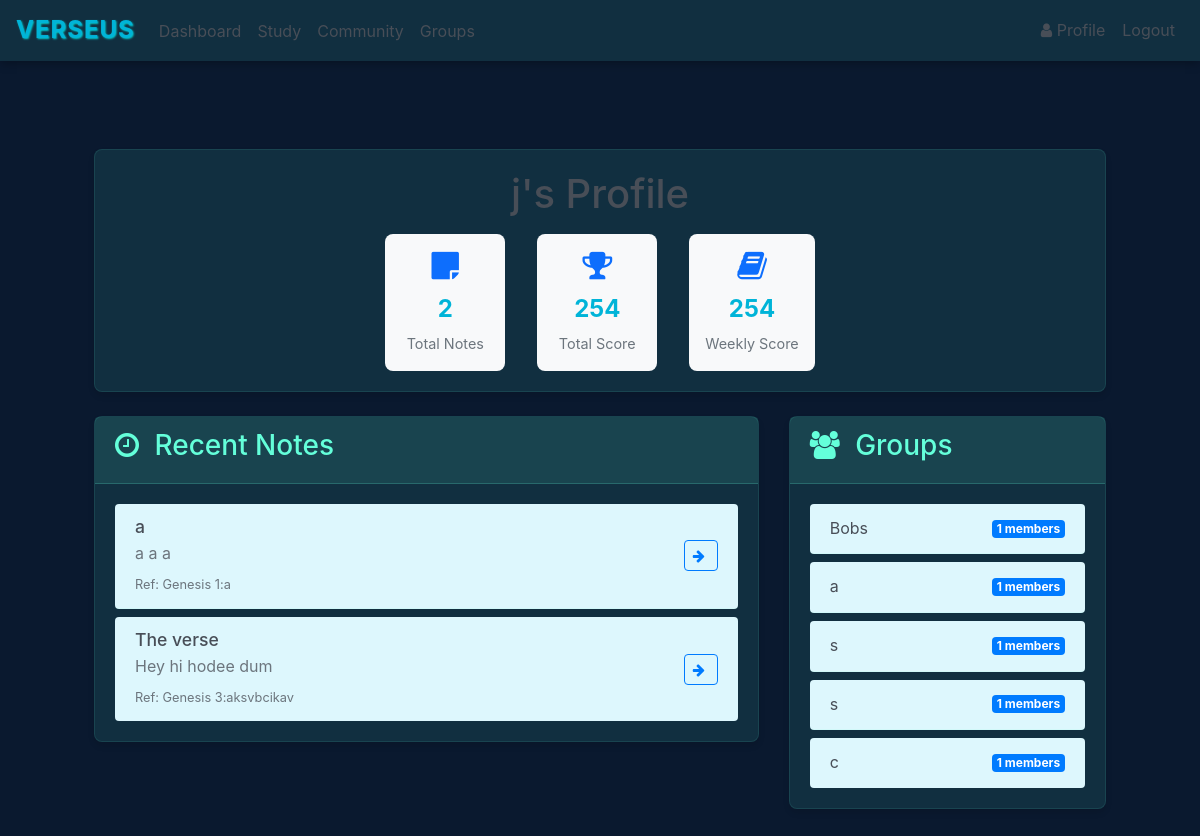
/profile/j (signed in), run on an earlier commit of the app's database.
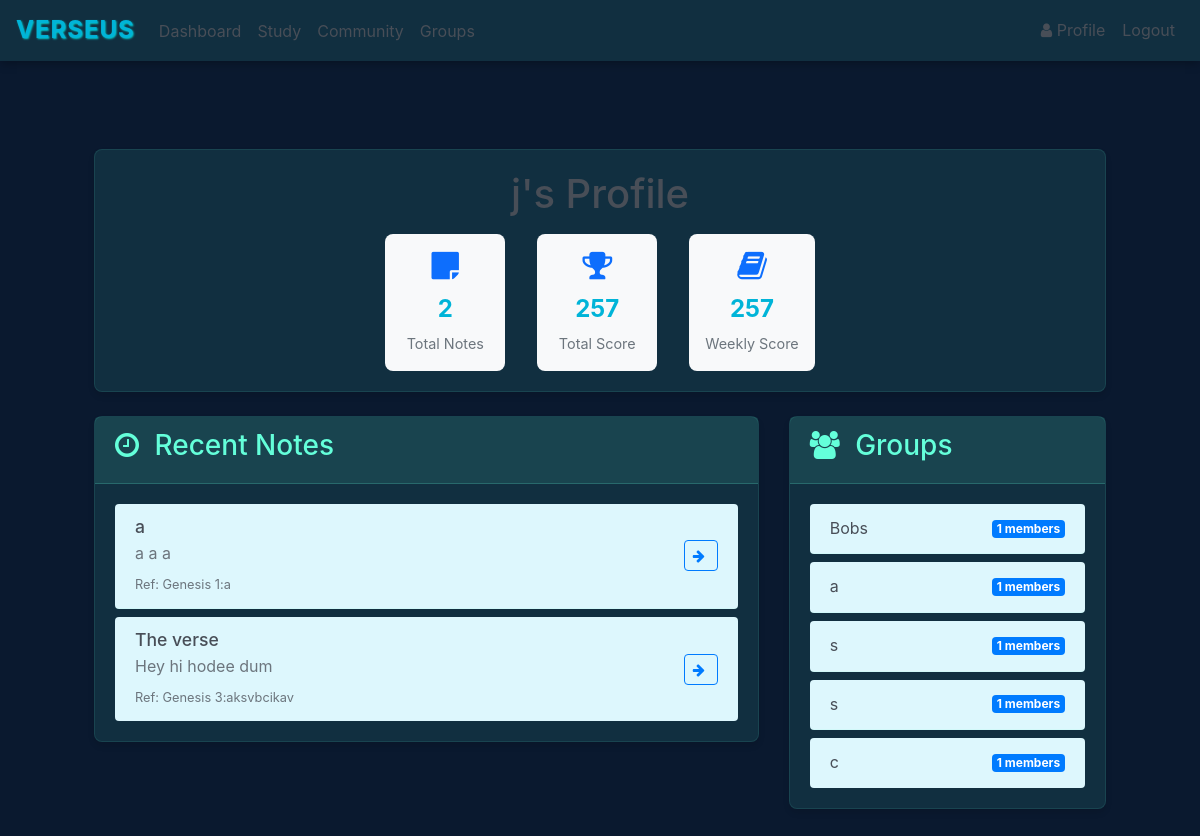
And on a later commit of the database.
### website/models.py (models this page shows)
class User(db.Model, UserMixin):
    id = db.Column(db.Integer, primary_key=True)
    email = db.Column(db.String(150), unique=True)
    first_name = db.Column(db.String(150))
    password = db.Column(db.String(150))
    score = db.Column(db.Integer)
    role = db.Column(Enum(UserRole), default=UserRole.USER)
    weekly_score = db.Column(db.Integer, default=0)
    notes = db.relationship('Note')
    groups = db.relationship('Group', secondary='user_groups_association', back_populates='members')
    lifetime_score = db.Column(db.Integer, default=0)

class Note(db.Model):
    id = db.Column(db.Integer, primary_key=True)
    title = db.Column(db.String(100), default="Untitled Verse")
    data = db.Column(db.String(500))
    date = db.Column(db.DateTime(timezone=True), default=func.now())
    user_id = db.Column(db.Integer, db.ForeignKey('user.id'))
    data_blanked = db.Column(db.String(500))
    ref = db.Column(JSON)
    word_blank_positions = db.Column(JSON)
    completions = db.Column(db.Integer, default=0)

class Group(db.Model):
    id = db.Column(db.Integer, primary_key=True)
    name = db.Column(db.String(150), nullable=False)
    join_passcode = db.Column(db.String(50), nullable=False)
    members = db.relationship('User', secondary='user_groups_association', back_populates='groups')

### website/views.py (the view)
@views.route('/profile/<username>')
@login_required
def view_profile(username):
    profile_user = User.query.filter_by(first_name=username).first_or_404()
    return render_template("profile.html", user=current_user, profile_user=profile_user)

### website/templates/profile.html (shortened to what this page needs)
{% extends "base.html" %}
{% block content %}
<div class="container mt-4">
    <div class="row">
        <div class="col-md-12 mb-4">
            <div class="card">
                <div class="card-body text-center">
                    <h1 class="mb-3">{{ profile_user.first_name }}'s Profile</h1>
                    <div class="profile-stats">
                        <div class="stat-item">
                            <i class="fa fa-sticky-note"></i>
                            <div class="stat-value">{{ profile_user.notes|length }}</div>
                            <div class="stat-label">Total Notes</div>
                        </div>
                        <div class="stat-item">
                            <i class="fa fa-trophy"></i>
                            <div class="stat-value">{{ profile_user.score }}</div>
                            <div class="stat-label">Total Score</div>
                        </div>
                        <div class="stat-item">
                            <i class="fa fa-book"></i>
                            <div class="stat-value">{{ profile_user.weekly_score }}</div>
                            <div class="stat-label">Weekly Score</div>
                        </div>
                    </div>
                </div>
            </div>
        </div>
        <div class="col-md-8">
            <div class="card">
                <div class="card-header">
                    <h3><i class="fa fa-clock-o"></i> Recent Notes</h3>
                </div>
                <div class="card-body">
                    {% if profile_user.notes %}
                    <div class="list-group list-group-flush">
                        {% for note in (profile_user.notes | sort(attribute='date', reverse=true))[:5] %}
                        <div class="list-group-item">
                            <div class="d-flex justify-content-between align-items-center">
                                <div class="note-content">
                                    <h4 class="verse-title">{{ note.title }}</h4>
                                    <div class="note-text">{{ note.data[:50] }}</div>
                                    <small class="text-muted">Ref: {{ note.ref }}</small>
                                </div>
                                <div class="note-actions">
                                    <a href="/verses/{{ note.id }}" class="btn btn-sm btn-outline-primary">
                                        <i class="fa fa-arrow-right"></i>
                                    </a>
                                </div>
                            </div>
                        </div>
                        {% endfor %}
                    </div>
                    {% else %}
                    <p class="text-muted">No notes yet.</p>
                    {% endif %}
                </div>
            </div>
        </div>
        <div class="col-md-4">
            <div class="card">
                <div class="card-header">
                    <h3><i class="fa fa-users"></i> Groups</h3>
                </div>
                <div class="card-body">
                    {% if profile_user.groups %}
                    <div class="list-group list-group-flush">
                        {% for group in profile_user.groups %}
                        <div class="list-group-item">
                            <div class="d-flex justify-content-between align-items-center">
                                <span>{{ group.name }}</span>
                                <span class="badge bg-primary">{{ group.members|length }} members</span>
                            </div>
                        </div>
                        {% endfor %}
                    </div>
                    {% else %}
                    <p class="text-muted">Not a member of any groups yet.</p>
                    {% endif %}
                </div>
            </div>
        </div>
    </div>
</div>
{% endblock %}

### website/templates/base.html (shortened to what this page needs)
<!DOCTYPE html>
<html>
<head>
    <link rel="stylesheet" href="https://stackpath.bootstrapcdn.com/bootstrap/4.4.1/css/bootstrap.min.css"
 />
    <link rel="stylesheet" href="https://stackpath.bootstrapcdn.com/font-awesome/4.7.0/css/font-awesome.min.css"
 />
    <link rel="stylesheet" href="{{ url_for('static', filename='styles.css') }}" />
</head>
<body>
    <nav class="navbar navbar-expand-lg" style="align-items: center;">
        <a href=" /" class="text-logo">Verseus</a>
        <div class="collapse navbar-collapse d-flex" id="navbar">
            <div class="navbar-nav d-flex w-100" style="align-items: center;">
                <div class="d-flex mr-auto" style="padding-top: 0.2rem;">
                    {% if user.is_authenticated %}
                    <a class="nav-item nav-link" id="home" href="/home">Dashboard</a>
                    <a class="nav-item nav-link" id="verseus" href="/verses">Study</a>
                    <a class="nav-item nav-link" id="community" href="/community">Community</a>
                    <a class="nav-item nav-link" id="groups" href="/groups">Groups</a>
                    {% else %}
                    <a class="nav-item nav-link" id="login" href="/login">Login</a>
                    <a class="nav-item nav-link" id="signUp" href="/sign-up">Sign Up</a>
                    {% endif %}
                </div>
                {% if user.is_authenticated %}
                <a class="nav-item nav-link" id="profile" href="/profile/{{ user.first_name }}">
                    <i class="fa fa-user"></i> Profile
                </a>
                <button class="btn btn-link nav-item nav-link" id="logout"
                    onclick="window.location.href='/logout'">Logout</button>
                {% endif %}
            </div>
        </div>
    </nav>
    <div class="container">{% block content %} {% endblock %}</div>
</body>
</html>

### website/static/styles.css (style rules this page uses)
:root { --primary-dark: #0a192f; --secondary-dark: #112f40; --accent-green: #64ffda; --accent-blue: #00b4d8; --text-primary: #484e57; --text-light: #ffffff; --text-secondary: #8892b0; --danger: #ff6b6b; --success: #4caf50; --cream: #ddf7fd; }
body { background-color: var(--primary-dark); color: var(--text-primary); font-family: 'Inter', -apple-system, BlinkMacSystemFont, 'Segoe UI', Roboto, Oxygen, Ubuntu, Cantarell, sans-serif; line-height: 1.6; margin: 0; padding: 0; min-height: 100vh; }
.navbar { background-color: var(--secondary-dark) !important; box-shadow: 0 2px 10px rgba(0, 0, 0, 0.3); }
.text-logo { color: var(--accent-blue); padding-right: 1rem; font-size: 24px; font-weight: bold; letter-spacing: 1px; text-transform: uppercase; text-shadow: 1px 1px 2px rgba(0, 227, 231, 0.866); }
.navbar-brand, .nav-link { color: var(--text-primary) !important; transition: color 0.3s ease; }
.card { background-color: var(--secondary-dark); border: 1px solid rgba(100, 255, 218, 0.1); border-radius: 8px; box-shadow: 0 4px 6px rgba(0, 0, 0, 0.1); transition: transform 0.3s ease, box-shadow 0.3s ease; }
.card-header { background-color: rgba(100, 255, 218, 0.1); border-bottom: 1px solid rgba(100, 255, 218, 0.2); color: var(--accent-green); }
.btn { border-radius: 4px; transition: all 0.3s ease; }
.btn-outline-primary i.fa { margin-right: 4px; }
.btn-outline-primary i.fa-arrow-right { transition: transform 0.3s ease; }
a { color: var(--accent-blue); text-decoration: none; transition: color 0.3s ease; }
.container { padding: 2rem; }
.note-content { flex: 1; min-width: 0; margin-right: 1rem; }
.note-text { word-wrap: break-word; margin-bottom: 0.25rem; }
.note-actions { display: flex; align-items: center; flex-shrink: 0; }
.list-group-item { background-color: var(--cream); border-color: rgba(100, 255, 218, 0.1); margin-bottom: 0.5rem; border-radius: 4px !important; }
.list-group-item:last-child { margin-bottom: 0; }
.card-header h3 i { margin-right: 0.5rem; color: var(--accent-green); }
.stat-item { text-align: center; padding: 1rem; border-radius: 8px; background-color: rgba(100, 255, 218, 0.1); transition: transform 0.3s ease; }
.stat-item i { font-size: 2rem; color: var(--accent-green); margin-bottom: 0.5rem; }
.stat-value { font-size: 2rem; font-weight: bold; color: var(--accent-blue); margin-bottom: 0.25rem; }
.stat-label { color: var(--text-secondary); font-size: 0.9rem; }
.btn i { margin-right: 0.5rem; }
.badge { color: #ffffff; }

### website/templates/profile.html (style rules this page uses)
.profile-stats { display: flex; justify-content: center; gap: 2rem; margin-top: 1rem; }
.stat-item { text-align: center; padding: 1rem; border-radius: 8px; background-color: #f8f9fa; min-width: 120px; }
.stat-item i { font-size: 2rem; color: #0d6efd; margin-bottom: 0.5rem; }
.stat-value { font-size: 1.5rem; font-weight: bold; margin-bottom: 0.25rem; }
.stat-label { color: #6c757d; font-size: 0.9rem; }
.verse-title { font-size: 1.1rem; margin-bottom: 0.25rem; }
.note-text { color: #6c757d; margin-bottom: 0.25rem; }

What changed in the data, as far as the page shows it:
changed User: score "254" → "257"; weekly_score "254" → "257"
